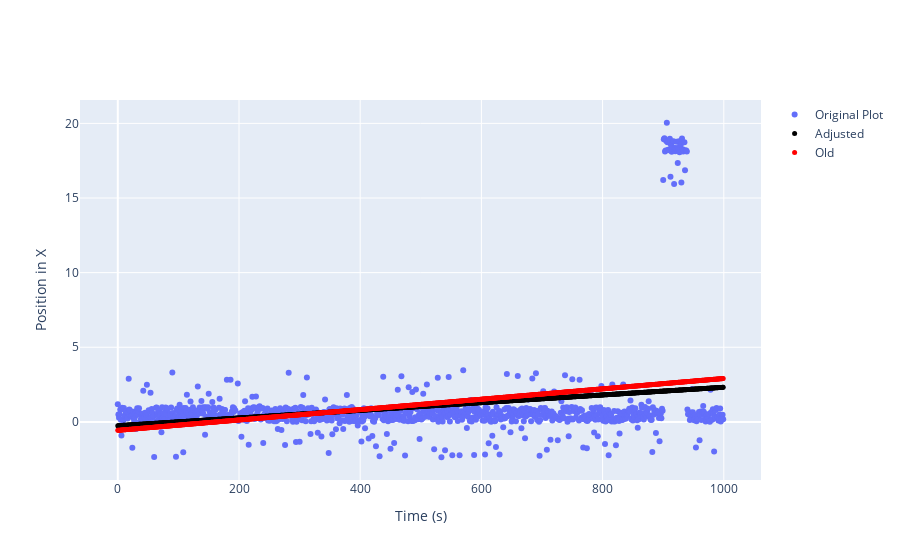

The notebook cell this image was saved under:
### Code cell
from scipy.optimize import curve_fit

def func(x, a, b):
    return a * x + b

p, pcov = curve_fit(func, xx, yy)
y_exp = func(xx, *p)
print(p)


fig = go.Figure()
fig.add_trace(go.Scatter(x = xx, y=origGraph,
    name='Original Plot', mode='markers'))
fig.add_trace(go.Scatter(
    x=xx,
    y=y_exp,
    mode='markers',
    marker=dict(
        color='black',
        size=5
    ),
    name='Adjusted'
))
fig.add_trace(go.Scatter(
    x=xx,
    y=y_exp_outliers,
    mode='markers',
    marker=dict(
        color='red',
        size=5
    ),
    name='Old'
))
fig.update_layout(
      xaxis=dict(
        title='Time (s)'
    ),
    yaxis=dict(
        title='Position in X'
    ))
fig.show()

timeEnd = time.time()
timeElapsed = timeEnd - timeStart

### Figure 1 — Plotly figure (JSON) as saved in the notebook; plotly's stock layout.template omitted (floating-point values rounded to 4 significant figures; data arrays with more than 128 entries replaced by an {"elided": "..."} marker saying what was removed)
{"data": [{"mode": "markers", "name": "Original Plot", "type": "scatter", "x": {"elided": "1000 int values"}, "y": {"elided": "1000 float values"}}, {"marker": {"color": "black", "size": 5}, "mode": "markers", "name": "Adjusted", "type": "scatter", "x": {"elided": "1000 int values"}, "y": {"elided": "1000 float values"}}, {"marker": {"color": "red", "size": 5}, "mode": "markers", "name": "Old", "type": "scatter", "x": {"elided": "1000 int values"}, "y": {"elided": "1000 float values"}}], "layout": {"xaxis": {"title": {"text": "Time (s)"}}, "yaxis": {"title": {"text": "Position in X"}}}}
